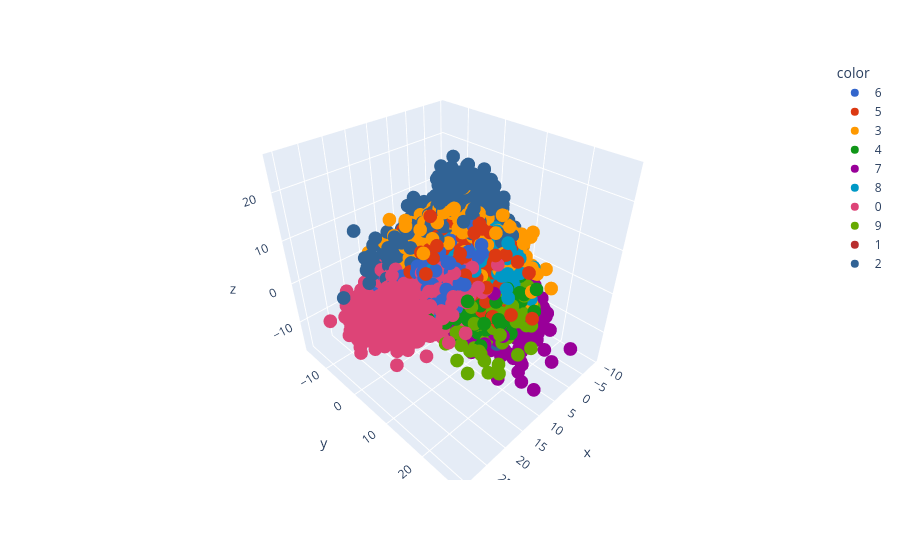

The notebook cell this image was saved under:
### Code cell
import plotly.express as px

y_train_trf=y_train.astype('str')
fig= px.scatter_3d(x=X_train_trf[:,0],y=X_train_trf[:,1],z= X_train_trf[:,2],color=y_train_trf,color_discrete_sequence=px.colors.qualitative.G10)
fig.show()

### Figure 1 — Plotly figure (JSON) as saved in the notebook; plotly's stock layout.template omitted (floating-point values rounded to 4 significant figures; data arrays with more than 128 entries replaced by an {"elided": "..."} marker saying what was removed)
{"data": [{"hovertemplate": "color=6<br>x=%{x}<br>y=%{y}<br>z=%{z}<extra></extra>", "legendgroup": "6", "marker": {"color": "#3366CC", "symbol": "circle"}, "mode": "markers", "name": "6", "scene": "scene", "showlegend": true, "type": "scatter3d", "x": {"elided": "3352 float values"}, "y": {"elided": "3352 float values"}, "z": {"elided": "3352 float values"}}, {"hovertemplate": "color=5<br>x=%{x}<br>y=%{y}<br>z=%{z}<extra></extra>", "legendgroup": "5", "marker": {"color": "#DC3912", "symbol": "circle"}, "mode": "markers", "name": "5", "scene": "scene", "showlegend": true, "type": "scatter3d", "x": {"elided": "3093 float values"}, "y": {"elided": "3093 float values"}, "z": {"elided": "3093 float values"}}, {"hovertemplate": "color=3<br>x=%{x}<br>y=%{y}<br>z=%{z}<extra></extra>", "legendgroup": "3", "marker": {"color": "#FF9900", "symbol": "circle"}, "mode": "markers", "name": "3", "scene": "scene", "showlegend": true, "type": "scatter3d", "x": {"elided": "3414 float values"}, "y": {"elided": "3414 float values"}, "z": {"elided": "3414 float values"}}, {"hovertemplate": "color=4<br>x=%{x}<br>y=%{y}<br>z=%{z}<extra></extra>", "legendgroup": "4", "marker": {"color": "#109618", "symbol": "circle"}, "mode": "markers", "name": "4", "scene": "scene", "showlegend": true, "type": "scatter3d", "x": {"elided": "3233 float values"}, "y": {"elided": "3233 float values"}, "z": {"elided": "3233 float values"}}, {"hovertemplate": "color=7<br>x=%{x}<br>y=%{y}<br>z=%{z}<extra></extra>", "legendgroup": "7", "marker": {"color": "#990099", "symbol": "circle"}, "mode": "markers", "name": "7", "scene": "scene", "showlegend": true, "type": "scatter3d", "x": {"elided": "3508 float values"}, "y": {"elided": "3508 float values"}, "z": {"elided": "3508 float values"}}, {"hovertemplate": "color=8<br>x=%{x}<br>y=%{y}<br>z=%{z}<extra></extra>", "legendgroup": "8", "marker": {"color": "#0099C6", "symbol": "circle"}, "mode": "markers", "name": "8", "scene": "scene", "showlegend": true, "type": "scatter3d", "x": {"elided": "3228 float values"}, "y": {"elided": "3228 float values"}, "z": {"elided": "3228 float values"}}, {"hovertemplate": "color=0<br>x=%{x}<br>y=%{y}<br>z=%{z}<extra></extra>", "legendgroup": "0", "marker": {"color": "#DD4477", "symbol": "circle"}, "mode": "markers", "name": "0", "scene": "scene", "showlegend": true, "type": "scatter3d", "x": {"elided": "3316 float values"}, "y": {"elided": "3316 float values"}, "z": {"elided": "3316 float values"}}, {"hovertemplate": "color=9<br>x=%{x}<br>y=%{y}<br>z=%{z}<extra></extra>", "legendgroup": "9", "marker": {"color": "#66AA00", "symbol": "circle"}, "mode": "markers", "name": "9", "scene": "scene", "showlegend": true, "type": "scatter3d", "x": {"elided": "3350 float values"}, "y": {"elided": "3350 float values"}, "z": {"elided": "3350 float values"}}, {"hovertemplate": "color=1<br>x=%{x}<br>y=%{y}<br>z=%{z}<extra></extra>", "legendgroup": "1", "marker": {"color": "#B82E2E", "symbol": "circle"}, "mode": "markers", "name": "1", "scene": "scene", "showlegend": true, "type": "scatter3d", "x": {"elided": "3775 float values"}, "y": {"elided": "3775 float values"}, "z": {"elided": "3775 float values"}}, {"hovertemplate": "color=2<br>x=%{x}<br>y=%{y}<br>z=%{z}<extra></extra>", "legendgroup": "2", "marker": {"color": "#316395", "symbol": "circle"}, "mode": "markers", "name": "2", "scene": "scene", "showlegend": true, "type": "scatter3d", "x": {"elided": "3331 float values"}, "y": {"elided": "3331 float values"}, "z": {"elided": "3331 float values"}}], "layout": {"legend": {"title": {"text": "color"}, "tracegroupgap": 0}, "margin": {"t": 60}, "scene": {"domain": {"x": [0, 1], "y": [0, 1]}, "xaxis": {"title": {"text": "x"}}, "yaxis": {"title": {"text": "y"}}, "zaxis": {"title": {"text": "z"}}}}}
